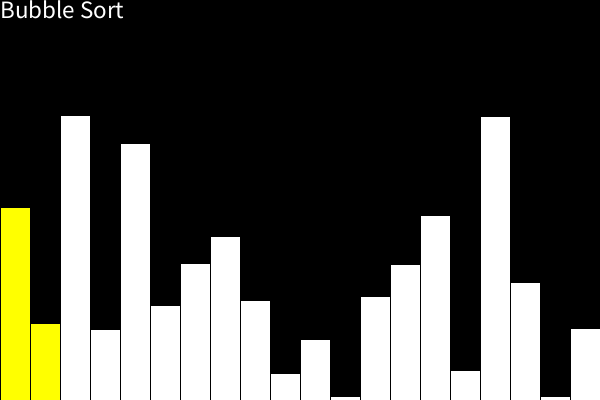
Frame 1 (no input)
Frame 60 (the mouse pressed at the canvas centre just before this capture): identical to frame 1, image omitted
Frame 120 (the mouse held since frame 60 and released just before this capture): identical to frame 1, image omitted

The Processing sketch that drew this single still picture (run headless with seeded random() and noise(); from frame 60 on, the mouse is pressed at the canvas centre):

// Processing sketch: Sort
// ── Sort.pde
int BUBBLE = 0;
int SELECTION = 1;
int INSERTION = 2;

int dataSize;
int maxValue;
SortArray sorty;

boolean liveSort;

void setup() {
  size (600, 400);
  background(0);
  textSize(25);

  dataSize = 20;
  maxValue = max(300, dataSize);
  sorty = new SortArray(BUBBLE, dataSize, maxValue);
}//setup

void draw() {
  background(0);
  sorty.display();
  if (liveSort) {
    sorty.sortOnce();
  }
}//draw


void keyPressed() {
  if (key == 'r') {
    reset();
  }//reset
  if (key == ' ') {
    liveSort = !liveSort;
  }
  if (keyCode == RIGHT) {
    sorty.sortOnce();
  }
  if (key == '1') {
    sorty.algorithm = BUBBLE;
    reset();
  }
  if (key == '2') {
    sorty.algorithm = SELECTION;
    reset();
  }
  if (key == '3') {
    sorty.algorithm = INSERTION;
    reset();
  }
}//keyPressed

void reset() {
  sorty.randInts();
  sorty.resetSortVars();
}//reset for more sorting

// ── SortArray.pde
class SortArray {

  int[] haystack;
  int maxValue;
  int algorithm;
  boolean sorted;

  //bubble sort vars
  int bsortEnd; //the last position to check when making a pass
  int bsortPos0; //the first position to compare each time
  int bsortPos1; //the second position to compare each time

  //Selection sort vars
  int ssortEnd; //the last position to check when making a pass
  int ssortPos; //the current position to check
  int ssortMaxPos; //the position of the largest value so far

  //insertion sort vars
  int isortEnd;
  int isortPos;
  int isortInsertPos;
  int isortValue;

  SortArray(int algo, int dsize, int mvalue) {
    maxValue = mvalue;
    haystack = new int[dsize];
    randInts();
    resetSortVars();
    algorithm = algo;
  }//constructor

  void resetSortVars() {
    sorted = false;
    //bubble sort vars
    bsortPos0 = 0;
    bsortPos1 = 1;
    bsortEnd = haystack.length;

    //selection sort vars
    ssortEnd = haystack.length;
    ssortPos = 1;
    ssortMaxPos = 0;

    //inseration sort vars
    int isortEnd = 1;
    int isortPos = 0;
    int isortValue = haystack[isortEnd];
  }//resetSortVars

  void sortOnce() {
    if (algorithm == BUBBLE) {
      bubbleSortOnce();
    }
    else if (algorithm == SELECTION) {
      SelectionSortOnce();
    }
  }//sortOncec

  void bubbleSortOnce() {

    //if we haven't gotten to the front, we need to sort

      //if we haven't reached the sorted portion, keep going

        //if the test values are out of order, swap 'em

        //move test positions over

      //if we've reached the sorted portion
      //rest for the next pass

    //if we did reach the front, set sorted to true

  }//bubbleSortOnce


  void SelectionSortOnce() {

  }//selectionSortOnce



  /*
  Utility Functions, Leave Alone
  */
  void swap(int p0, int p1) {
    int tmp = haystack[p0];
    haystack[p0] = haystack[p1];
    haystack[p1] = tmp;
  }//swap


  void randInts() {
    for (int i=0; i<haystack.length; i++) {
      haystack[i] = int(random(maxValue));
    }//loop
  }//randInts

  void showStats() {
    fill(255);
    textAlign(LEFT, TOP);
    if (algorithm == BUBBLE) {
      text("Bubble Sort", 0, 0);
    }
    else if (algorithm == SELECTION) {
      text("Selection Sort", 0, 0);
    }
  }//showStats

  void display() {
    int x = 0;
    int barWidth = width/dataSize;
    for(int i=0; i<haystack.length; i++) {
      fill(255);
      if (algorithm == BUBBLE && i >= bsortEnd ||
          algorithm == SELECTION && i >= ssortEnd) {
        fill(255, 0, 255);
      }//color sorted area
      rect(x, height, barWidth, -haystack[i]);
      x+= barWidth;
    }//loop through array
    if ( !sorted ) {
      sortHighLights();
    }
    showStats();
  }//drawValues

  void sortHighLights() {
    int barWidth = width/dataSize;

    if (algorithm == BUBBLE) {
      fill(255, 255, 0);
      rect(barWidth*bsortPos0, height, barWidth, -haystack[bsortPos0]);
      rect(barWidth*bsortPos1, height, barWidth, -haystack[bsortPos1]);
    }//bubble sort highlights

    if (algorithm == SELECTION) {
      fill(255, 255, 0);
      rect(barWidth*ssortPos, height, barWidth, -haystack[ssortPos]);
      fill(0, 255, 255);
      rect(barWidth*ssortMaxPos, height, barWidth, -haystack[ssortMaxPos]);
    }//bubble sort highlights
  }//sortHighLights

}//sortArray
